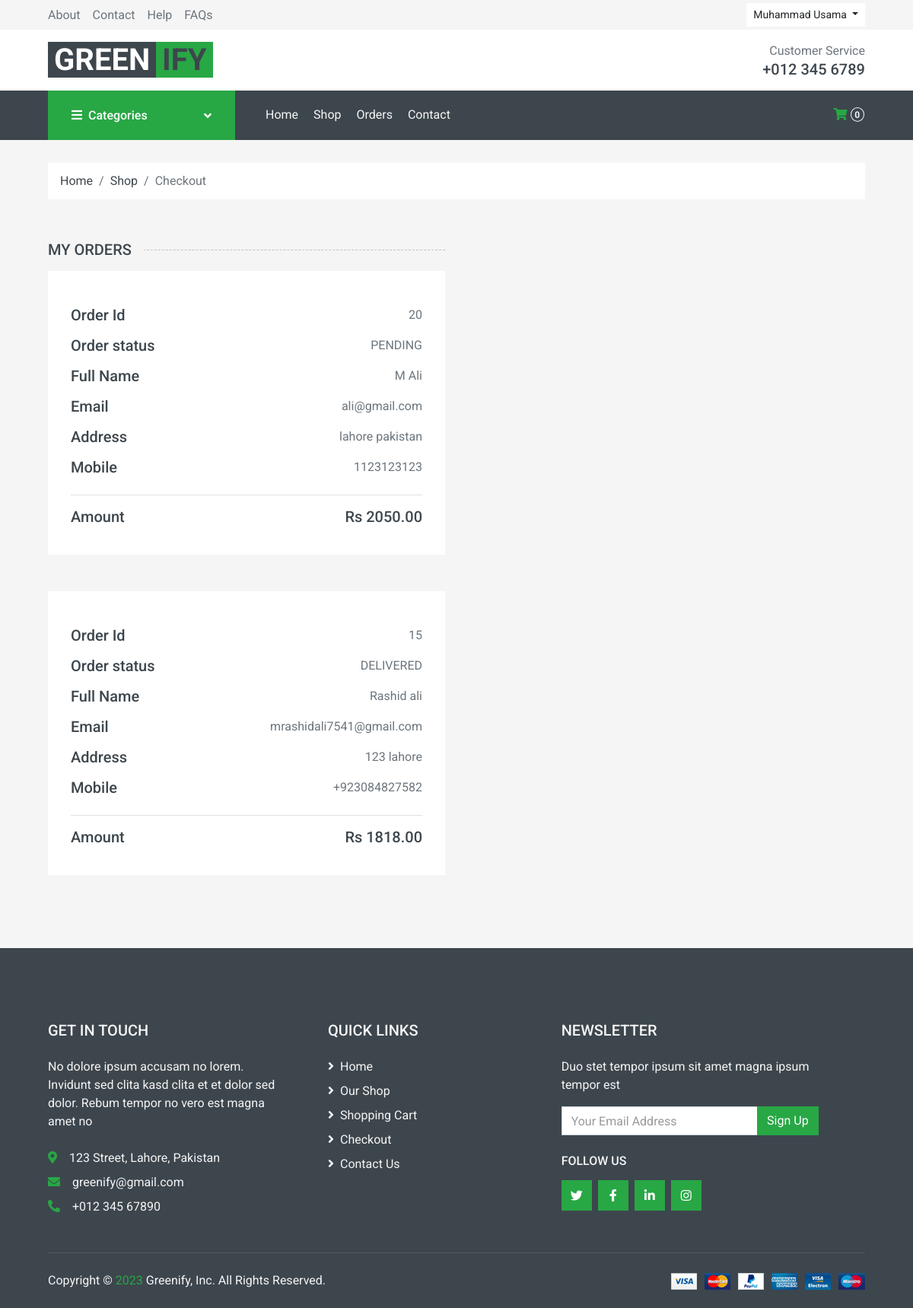
Screenshot of /site/src/orders.php?profile=10201222 (signed in) with the database file from the repository.
### tables this page shows
CREATE TABLE IF NOT EXISTS `register_users` (
  `id` int NOT NULL AUTO_INCREMENT,
  `userEmail` varchar(50) NOT NULL,
  `userPassword` varchar(50) NOT NULL,
  `firstName` text NOT NULL,
  `lastName` text NOT NULL,
  `gender` text NOT NULL,
  `address` varchar(100) NOT NULL,
  `dated` timestamp NOT NULL DEFAULT CURRENT_TIMESTAMP ON UPDATE CURRENT_TIMESTAMP,
  PRIMARY KEY (`id`)
);

CREATE TABLE IF NOT EXISTS `checkout` (
  `id` int NOT NULL AUTO_INCREMENT,
  `fname` text NOT NULL,
  `lname` text NOT NULL,
  `email` varchar(255) NOT NULL,
  `mobile` varchar(255) NOT NULL,
  `address` text NOT NULL,
  `amount` int NOT NULL,
  `user_id` varchar(11) NOT NULL DEFAULT '0',
  `payment_method` int NOT NULL,
  `order_status` text NOT NULL,
  `created_at` timestamp NOT NULL DEFAULT CURRENT_TIMESTAMP ON UPDATE CURRENT_TIMESTAMP,
  PRIMARY KEY (`id`)
);

### site/src/orders.php (the view, shortened to what this page needs)
<?php
    require('../common/connect.php');
?>
<!DOCTYPE html>
<html lang="en">
<head>
    <link href="https://cdnjs.cloudflare.com/ajax/libs/font-awesome/5.10.0/css/all.min.css" rel="stylesheet">
    <link href="../lib/animate/animate.min.css" rel="stylesheet">
    <link href="../lib/owlcarousel/assets/owl.carousel.min.css" rel="stylesheet">
    <link href="../css/style.css" rel="stylesheet">
</head>
<body>
    <?php require('../common/topbar.php'); ?>
    <?php require('../common/navbar.php'); ?>
    <div class="container-fluid">
        <div class="row px-xl-5">
            <div class="col-12">
                <nav class="breadcrumb bg-light mb-30">
                    <a class="breadcrumb-item text-dark" href="#">Home</a>
                    <a class="breadcrumb-item text-dark" href="#">Shop</a>
                    <span class="breadcrumb-item active">Checkout</span>
                </nav>
            </div>
        </div>
    </div>
            <br>
    <div class="container-fluid ">
        <?php
            $profile = $_GET['profile'];
            $user_id =  $profile - 10201211;
        ?>
            <div class="row px-xl-5">
                <div class="col-lg-6">
                <h5 class="section-title position-relative text-uppercase mb-3"><span class="bg-secondary pr-3">My orders</span></h5>
                    <?php
                            $qry = "SELECT * FROM checkout WHERE user_id = '$user_id' ORDER BY id DESC";
                            $res = mysqli_query($con,$qry);
                            if(mysqli_num_rows($res) > 0)
                            {
                                while($arr = mysqli_fetch_array($res))
                                {
                        ?>
                            <div class="bg-light p-30 mb-5">
                                <div class="border-bottom pt-3 pb-2">
                                    <div class="d-flex justify-content-between">
                                        <h5>Order Id</h5>
                                        <p><?php echo $arr['id']?></p>
                                    </div>
                                    <div class="d-flex justify-content-between">
                                        <h5>Order status</h5>
                                        <p><?php echo $arr['order_status']?></p>
                                    </div>
                                    <div class="d-flex justify-content-between ">
                                        <h5>Full Name</h5>
                                        <p><?php echo $arr['fname']." ".$arr['lname']?></p>
                                    </div>
                                    <div class="d-flex justify-content-between">
                                        <h5>Email</h5>
                                        <p><?php echo $arr['email']?></p>
                                    </div>
                                    <div class="d-flex justify-content-between">
                                        <h5>Address</h5>
                                        <p><?php echo $arr['address']?></p>
                                    </div>
                                    <div class="d-flex justify-content-between">
                                        <h5>Mobile</h5>
                                        <p><?php echo $arr['mobile']?></p>
                                    </div>
                                </div>
                                <div class="pt-2">
                                    <div class="d-flex justify-content-between mt-2">
                                        <h5>Amount</h5>
                                        <h5>Rs <?php echo $arr['amount']?>.00</h5>
                                    </div>
                                </div>
                            </div>
                        <?php
                                }
                            }
                        ?>
                </div>
            </div>
    </div>
    <?php require('../common/footer.php'); ?>
</body>
</html>

### site/common/topbar.php (shortened to what this page needs)
<div class="container-fluid">
    <div class="row bg-secondary py-1 px-xl-5">
        <div class="col-lg-6 d-none d-lg-block">
            <div class="d-inline-flex align-items-center h-100">
                <a class="text-body mr-3" href="">About</a>
                <a class="text-body mr-3" href="">Contact</a>
                <a class="text-body mr-3" href="">Help</a>
                <a class="text-body mr-3" href="">FAQs</a>
            </div>
        </div>
        <?php
        if (isset($_SESSION['logged_in']) && $_SESSION['logged_in'] == "true") {
            $profile = $_GET['profile'] - 10201211;
            $user_id =  $profile;
            $qry = "SELECT * FROM register_users WHERE id = '$user_id'";
            $res = mysqli_query($con, $qry);
            if (mysqli_num_rows($res) == 1) {
                $arr = mysqli_fetch_array($res);
        ?>
                <div class="col-lg-6 text-center text-lg-right">
                    <div class="d-inline-flex align-items-center">
                        <div class="btn-group">
                            <button type="button" class="btn btn-sm btn-light dropdown-toggle" data-toggle="dropdown"> <?php echo $arr['firstName'] . " " . $arr['lastName'] ?> </button>
                        </div>
                    </div>
                </div>
            <?php
            }
        }
        ?>
    </div>
    <div class="row align-items-center bg-light py-3 px-xl-5 d-none d-lg-flex">
        <div class="col-lg-4">
            <a href="" class="text-decoration-none">
                <span class="h1 text-uppercase text-light bg-dark px-2">GREEN</span>
                <span class="h1 text-uppercase text-dark bg-success px-2 ml-n1">IFY</span>
            </a>
        </div>
        <div class="col-lg-4 col-6 text-right">
            <p class="m-0">Customer Service</p>
            <h5 class="m-0">+012 345 6789</h5>
        </div>
    </div>
</div>

### rows the page displays
register_users: firstName "Muhammad", lastName "Usama"
checkout: id "20", order_status "PENDING", fname "M", lname "Ali", email "ali@gmail.com", address "lahore pakistan", mobile "1123123123", amount "2050"
checkout: id "15", order_status "DELIVERED", fname "Rashid", lname "ali", email "mrashidali7541@gmail.com", address "123 lahore", mobile "+923084827582", amount "1818"

### other values shown
mysqli_num_rows($res) "0"
